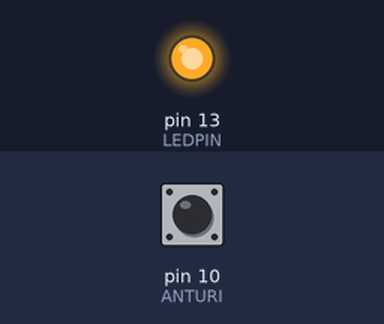
Recording of a sketch running on a simulated Arduino Uno, built with avr-gcc and run on an emulated ATmega328P. Shown: output pins drawn as LEDs (lit = HIGH). The test bench sets the inputs (shaded band); at power-on: pin 10 (ANTURI) HIGH.

Above: at 1.2 s.
1.3 s: pin 10 (ANTURI) pulled LOW for 0.15 s
At 1.37 s:
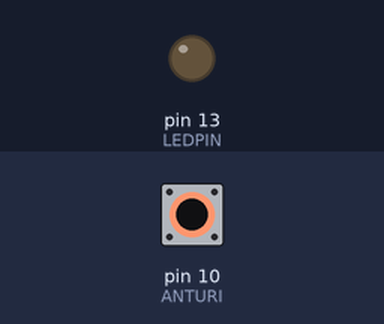
2.9 s: pin 10 (ANTURI) pulled LOW for 3.2 s
At 6.9 s:
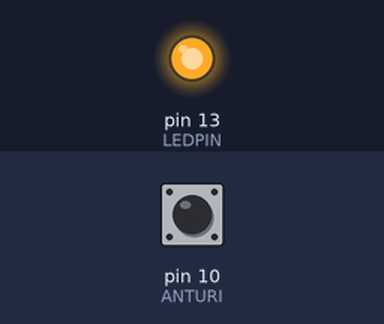
Timing chart, 0 to 8.4 s (numbered marks = the images above; inputs shaded):
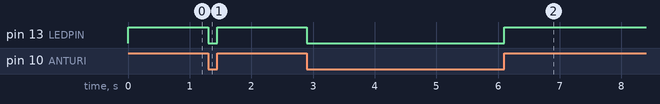

Measured:
- after the input at 1.3 s, pin 13 (LEDPIN): HIGH → LOW at once, → HIGH 0.15 s later
- after the input at 2.9 s, pin 13 (LEDPIN): HIGH → LOW at once, → HIGH 3.2 s later

The sketch:

ProxmityTest.ino
```cpp
/////////////////////////////////////////////////////////
//
// Läheisyys testi
//
// Author     : Jani Hirvinen, jani@jdronics.fi
// Version    : v1.0 6-10-2021
//
/////////////////////////////////////////////////////////
// Harrastamisen Malli Demo
//
// Testi sketchi jolla testataan erityyppisiä läheisyys
// antureita
//
///////////////////////////////////////////////////////////
//
//  Kytkentä:
// - GND    - GND
// - VCC    - 5V
// - Signal - D10 pin
//
///////////////////////////////////////////////////////////


/////////////////////
// INCLUDES


/////////////////////
// Defines and declarations

#define LEDPIN 13
#define ANTURI 10

/////////////////////
// Globaalit muuttujat


void setup() {
  // put your setup code here, to run once:

  pinMode(ANTURI, INPUT_PULLUP);
  pinMode(LEDPIN, OUTPUT);

}

void loop() {
  // put your main code here, to run repeatedly:
  digitalWrite(LEDPIN, digitalRead(ANTURI));

}
```
